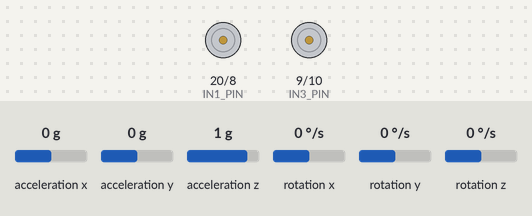
This program was run on a simulated Seeed XIAO ESP32-C3. Parts: motor-driver pin pairs drawn as motors (green arrow = first pin HIGH = forward, orange = second pin HIGH = backward, longer = more drive, scaled by the enable pin). Wiring (inferred from the names in the program): MPU-6050 motion sensor at I2C address 0x68. The inputs (shaded band) are chosen by the test bench; at power-on: rotation y 0 °/s, acceleration x 0 g, acceleration z 1 g, acceleration y 0 g, rotation x 0 °/s, rotation z 0 °/s.

Above: at 2.7 s.
2.8 s: rotation y set to 74 °/s
At 3.4 s:
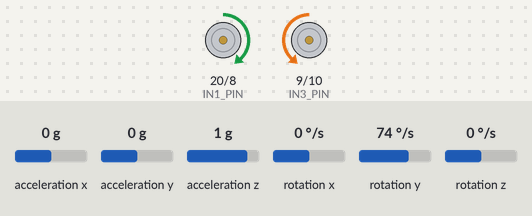
4.5 s: acceleration x set to -1.4 g
At 5.3 s:
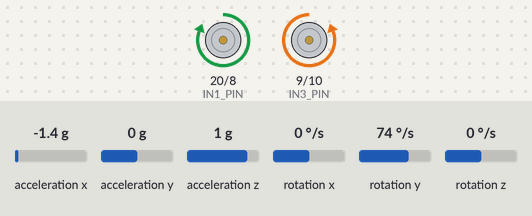
6.0 s: acceleration z set to 0.7 g
7.5 s: acceleration z set to 0.4 g
At 7.9 s:
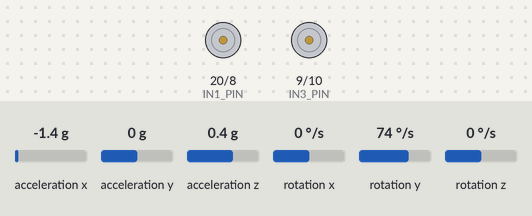
9.0 s: acceleration x set to -1.1 g
10.5 s: acceleration x set to -0.8 g
At 11.6 s:
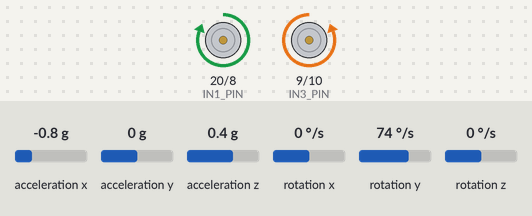
Timing chart, 0 to 13.0 s (numbered marks = the images above; inputs shaded):
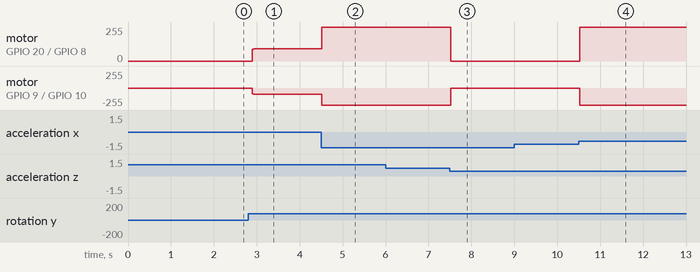

The program:

main.cpp
```cpp
#include <MPU6050_Driver.h>

#define SDA 6
#define SCL 7

#define IN1_PIN 20
#define IN2_PIN 8
#define IN3_PIN 9
#define IN4_PIN 10
//IN2 & IN3 = Forwards (if pitch is negative)
//IN1 & IN4 = Backwards (if pitch is positive)

#define MIN_DUTY 40

#define ENA_PIN 3
#define ENB_PIN 2

#define TARGET_ANGLE 0
#define MAX_ANGLE 70 //Shutdown angle to prevent

//Structs to utilize custom MPU_6050 library
struct IMU imu;
struct Offset offset;
struct Attitude attitude;

//All relevant variables for PID control can be called by function in a single struct
struct PID {
  float KP = 22, KI = 0, KD = 0;

  float error;
  float last_error;
  float error_sum = 0;

  float output = 0;
};

struct PID pid; //Initialize PID struct to access control data globally

unsigned long current_time;
unsigned long last_time;
float dt;

// put function declarations here:
void drive_forward (float duty); //Use to adjust when pitch is positive
void drive_backwards (float duty); //Use to adjust when pitch is negatibe
void motor_shutdown (void);
void PID_control (PID &controller, Attitude &orientation, float dt);

void setup() {
  // put your setup code here, to run once:
  analogWriteResolution(8);
  analogWriteFrequency(1000);

  //Set GPIO pins to output to drive motors
  pinMode(IN1_PIN, OUTPUT);
  pinMode(IN2_PIN, OUTPUT);
  pinMode(IN3_PIN, OUTPUT);
  pinMode(IN4_PIN, OUTPUT);
  pinMode(ENA_PIN, OUTPUT);
  pinMode(ENB_PIN, OUTPUT);

  Wire.begin(SDA, SCL); //Initialize I2C as controller
  Serial.begin(115200);

  uint8_t wake_cmd = WAKE_CMD;
  write_byte(MAIN_REGISTER, WAKE_REGISTER, &wake_cmd); //Deactivate sleep mode by writing to PWR_MGMT_1 register

  offset_test(imu, offset); //Run initial baseline offset test and store

  //Seeding for accurate readings in main loop()
  if(read_IMU(imu) == 0) {
    correct_IMU(imu, offset);

    //Initial orientation calculation so starting position reflects actual orientation
    attitude.pitch = atan2(-imu.accel_x, sqrt( imu.accel_y * imu.accel_y+ imu.accel_z * imu.accel_z)) * RAD_TO_DEGREES;
    attitude.roll = atan2(imu.accel_y, imu.accel_z) * RAD_TO_DEGREES;
    attitude.yaw = 0.0; //Yaw set to zero with respect to initial position

    last_time = micros();
  }
}

void loop() {
  current_time = micros();
  dt = (current_time - last_time) / 1000000.0; //Measure dt for PID calculus and IMU data filtering
  last_time = current_time;

  //Only perform calculations upon successful read
  if(read_IMU(imu) == 0) {
    correct_IMU(imu, offset);
    filter_IMU(imu, attitude, dt);

    PID_control(pid, attitude, dt);
  }
}

// put function definitions here:
void drive_forward (float duty) {
  analogWrite(ENA_PIN, duty);
  analogWrite(ENB_PIN, duty);

  digitalWrite(IN2_PIN, HIGH);
  digitalWrite(IN1_PIN, LOW);

  digitalWrite(IN3_PIN, HIGH);
  digitalWrite(IN4_PIN, LOW);
}

void drive_backwards (float duty) {
  analogWrite(ENA_PIN, duty);
  analogWrite(ENB_PIN, duty);

  digitalWrite(IN1_PIN, HIGH);
  digitalWrite(IN2_PIN, LOW);

  digitalWrite(IN4_PIN, HIGH);
  digitalWrite(IN3_PIN, LOW);
}

void motor_shutdown (void) {
  digitalWrite(IN1_PIN, LOW);
  digitalWrite(IN2_PIN, LOW);
  digitalWrite(IN4_PIN, LOW);
  digitalWrite(IN3_PIN, LOW);
}

void PID_control (PID &controller, Attitude &orientation, float dt) {
  controller.error = attitude.pitch;
  float absolute_error = abs(controller.error);
  controller.error_sum += (controller.error * dt);

  //Check that the robot angle does't exceed maximum tilt
  if(absolute_error <= MAX_ANGLE ) {
    float proportional = controller.KP * controller.error;
    float integral = controller.KI * controller.error_sum;
    float derivative = controller.KD * (controller.error - controller.last_error) / dt;

    controller.output = (proportional + integral + derivative);
    if(controller.output > 255) {
      controller.output = 255;
    }
    else if(controller.output < -255) {
      controller.output = -255;
    }
    float duty = abs(controller.output);
    duty = MIN_DUTY + (duty * (255.0 - MIN_DUTY) / 255.0);
    //Next step: make motor spin in correct direction with duty cycle based on controller output.

    //Front of robot pointing up. Move back to compensate.
    if(controller.output > 0) {
      drive_backwards(duty);
    }
    //Front of robot pointing down. Move forward to compensate.
    else if (controller.output < 0) {
      drive_forward(duty);
    }
  }

  else {
    motor_shutdown();
    controller.error_sum = 0;
  }

  controller.last_error = controller.error;
}
```

Measured:
- the behaviour switches between 0.6 and 0.5 g on acceleration z (found by bisection; images 2 and 3)
- the behaviour switches between -1 and -0.9 g on acceleration x (found by bisection; images 3 and 4)
- after the input at 2.8 s, motor on GPIO 20 (IN1_PIN) / GPIO 8 (IN2_PIN): stopped → forward 92/255 after 0.09 s, → forward 93/255 0.19 s later; motor on GPIO 9 (IN3_PIN) / GPIO 10 (IN4_PIN): stopped → backward 92/255 after 0.09 s, → backward 93/255 0.19 s later
- after the input at 4.5 s, motor on GPIO 20 (IN1_PIN) / GPIO 8 (IN2_PIN): forward 93/255 → forward 255/255 at once; motor on GPIO 9 (IN3_PIN) / GPIO 10 (IN4_PIN): backward 93/255 → backward 255/255 at once
- after the input at 6.0 s, every drawn part: stays the same
- after the input at 7.5 s, motor on GPIO 20 (IN1_PIN) / GPIO 8 (IN2_PIN): forward 255/255 → stopped at once; motor on GPIO 9 (IN3_PIN) / GPIO 10 (IN4_PIN): backward 255/255 → stopped at once
- after the input at 9.0 s, every drawn part: stays the same
- after the input at 10.5 s, motor on GPIO 20 (IN1_PIN) / GPIO 8 (IN2_PIN): stopped → forward 255/255 at once; motor on GPIO 9 (IN3_PIN) / GPIO 10 (IN4_PIN): stopped → backward 255/255 at once
